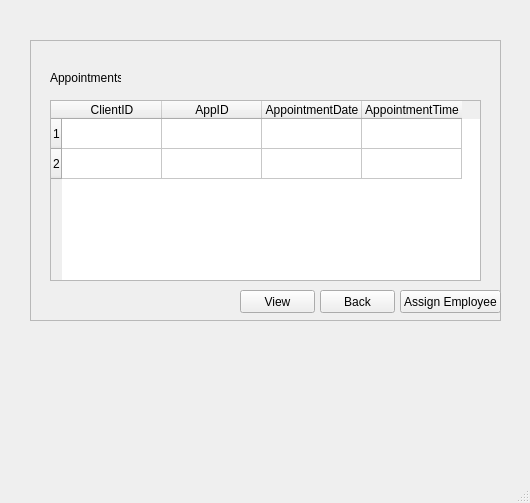
<?xml version="1.0" encoding="UTF-8"?>
<ui version="4.0">
 <class>MainWindow</class>
 <widget class="QMainWindow" name="MainWindow">
  <property name="geometry">
   <rect>
    <x>0</x>
    <y>0</y>
    <width>530</width>
    <height>503</height>
   </rect>
  </property>
  <property name="windowTitle">
   <string>MainWindow</string>
  </property>
  <widget class="QWidget" name="centralwidget">
   <widget class="QFrame" name="frame">
    <property name="geometry">
     <rect>
      <x>30</x>
      <y>40</y>
      <width>471</width>
      <height>281</height>
     </rect>
    </property>
    <property name="frameShape">
     <enum>QFrame::StyledPanel</enum>
    </property>
    <property name="frameShadow">
     <enum>QFrame::Raised</enum>
    </property>
    <widget class="QLabel" name="label">
     <property name="geometry">
      <rect>
       <x>20</x>
       <y>30</y>
       <width>71</width>
       <height>16</height>
      </rect>
     </property>
     <property name="text">
      <string>Appointments:</string>
     </property>
    </widget>
    <widget class="QPushButton" name="Back">
     <property name="geometry">
      <rect>
       <x>290</x>
       <y>250</y>
       <width>75</width>
       <height>23</height>
      </rect>
     </property>
     <property name="text">
      <string>Back</string>
     </property>
    </widget>
    <widget class="QPushButton" name="View">
     <property name="geometry">
      <rect>
       <x>210</x>
       <y>250</y>
       <width>75</width>
       <height>23</height>
      </rect>
     </property>
     <property name="text">
      <string>View</string>
     </property>
    </widget>
    <widget class="QTableWidget" name="Appointment">
     <property name="geometry">
      <rect>
       <x>20</x>
       <y>60</y>
       <width>431</width>
       <height>181</height>
      </rect>
     </property>
     <row>
      <property name="text">
       <string>1</string>
      </property>
     </row>
     <row>
      <property name="text">
       <string>2</string>
      </property>
     </row>
     <column>
      <property name="text">
       <string>ClientID</string>
      </property>
     </column>
     <column>
      <property name="text">
       <string>AppID</string>
      </property>
     </column>
     <column>
      <property name="text">
       <string>AppointmentDate</string>
      </property>
     </column>
     <column>
      <property name="text">
       <string>AppointmentTime</string>
      </property>
     </column>
    </widget>
    <widget class="QPushButton" name="Assign">
     <property name="geometry">
      <rect>
       <x>370</x>
       <y>250</y>
       <width>101</width>
       <height>23</height>
      </rect>
     </property>
     <property name="text">
      <string>Assign Employee</string>
     </property>
    </widget>
   </widget>
  </widget>
  <widget class="QMenuBar" name="menubar">
   <property name="geometry">
    <rect>
     <x>0</x>
     <y>0</y>
     <width>530</width>
     <height>26</height>
    </rect>
   </property>
  </widget>
  <widget class="QStatusBar" name="statusbar"/>
 </widget>
 <resources/>
 <connections/>
</ui>
